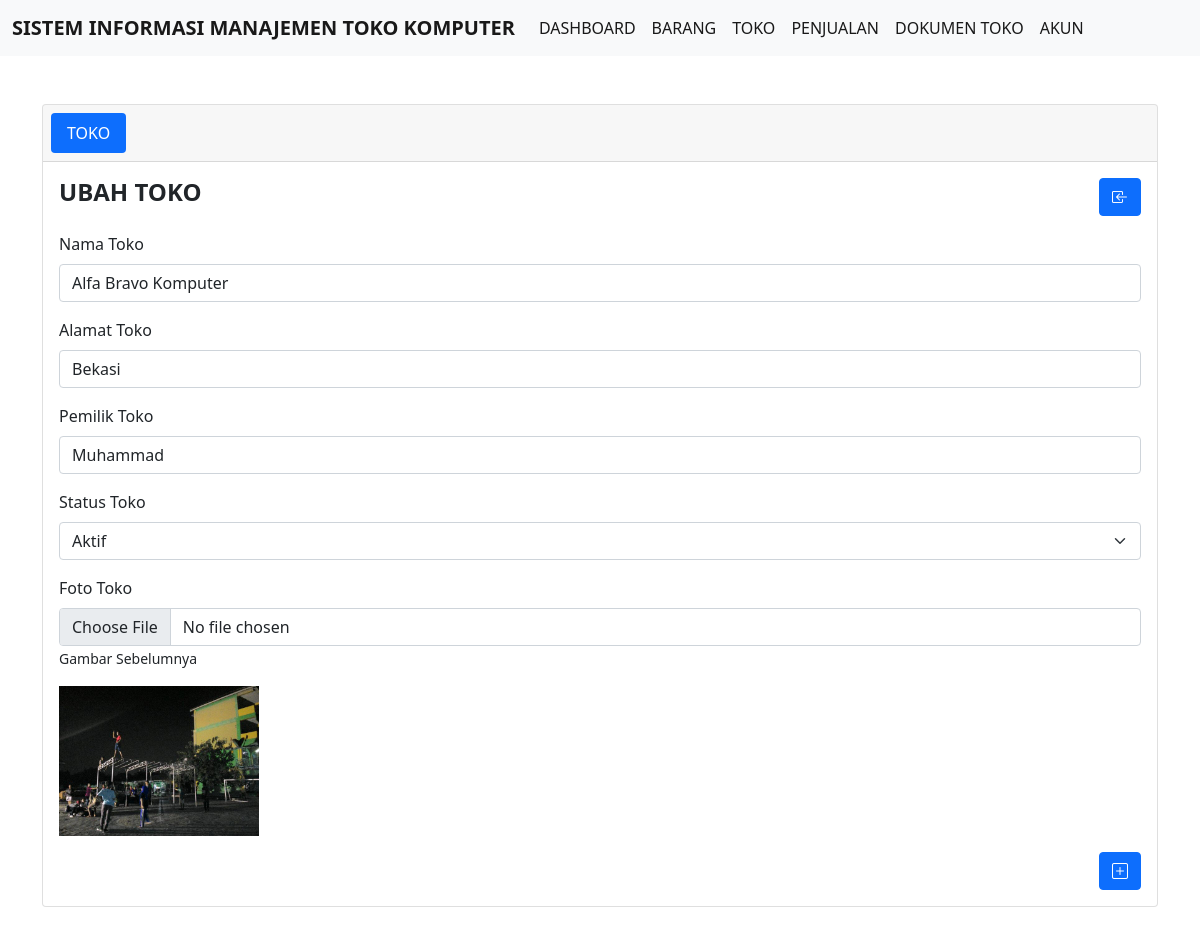
Screenshot of /ubah_toko.php?id_toko=37 with the database file from the repository.
### tables this page shows
CREATE TABLE `tb_toko` (
  `id_toko` int(11) NOT NULL,
  `nama_toko` varchar(20) NOT NULL,
  `alamat_toko` varchar(20) NOT NULL,
  `pemilik_toko` varchar(20) NOT NULL,
  `status_toko` varchar(20) NOT NULL,
  `foto_toko` varchar(20) NOT NULL
);

### config/controller.php (called while the page is built, shortened)
<?php
function select($query)
{
    global $db;
    $result = mysqli_query($db, $query);
    $rows = [];
    while ($row = mysqli_fetch_assoc($result)) {
        $rows[] = $row;
    }
    return $rows;
}

### ubah_toko.php (the view, shortened to what this page needs)
<?php
include 'layout/header.php';
$id_toko = (int)$_GET['id_toko'];
$data_toko = select("SELECT * FROM tb_toko WHERE id_toko = $id_toko")[0];
?>
<div class="container">
    <div class="card mt-5 mb-5">
        <div class="card-header">
            <ul class="nav nav-pills card-header-pills">
                <li class="nav-item">
                    <a class="nav-link active" href="data_toko.php">TOKO</a>
                </li>
            </ul>
        </div>
        <div class="card-body">
            <div class="row mb-3">
                <div class="col">
                    <h4><b>UBAH TOKO</b></h4>
                </div>
                <div class="col">
                    <a href="index.php" class="btn btn-primary" style="float : right;"><i class="bi bi-box-arrow-in-left"></i></a>
                </div>
            </div>
            <form action="" method="POST" enctype="multipart/form-data">
                <div class="mb-3 mt-2">
                    <label for="nama_toko" class="form-label">Nama Toko</label>
                    <input type="text" class="form-control" id="nama_toko" name="nama_toko" required value="<?= $data_toko['nama_toko']; ?>">
                </div>
                <div class="mb-3">
                    <label for="alamat_toko" class="form-label">Alamat Toko</label>
                    <input type="text" class="form-control" id="alamat_toko" name="alamat_toko" required value="<?= $data_toko['alamat_toko']; ?>">
                </div>
                <div class="mb-3 mt-2">
                    <label for="pemilik_toko" class="form-label">Pemilik Toko</label>
                    <input type="text" class="form-control" id="pemilik_toko" name="pemilik_toko" required value="<?= $data_toko['pemilik_toko']; ?>">
                </div>
                <div class="mb-3 mt-2">
                    <label for="status_toko" class="form-label">Status Toko</label>
                    <select class="form-select" id="status_toko" name="status_toko" required>
                        <option value="Aktif" <?= $data_toko == 'Aktif' ? 'selected' : null ?>>Aktif</option>
                    </select>
                </div>
                <div class="mb-3 mt-2">
                    <label for="foto_toko" class="form-label">Foto Toko</label>
                    <input type="file" class="form-control" id="foto_toko" name="foto_toko">
                    <p><small>Gambar Sebelumnya</small></p>
                    <img src="assets/foto-toko/<?= $data_toko['foto_toko']; ?>" alt="" width="200px">
                </div>
                <button type="submit" name="ubah" class="btn btn-primary" style="float : right;"><i class="bi bi-plus-square"></i></button>
            </form>
        </div>
    </div>
</div>
<?php
include 'layout/footer.php';
?>

### rows the page displays
tb_toko: nama_toko "Alfa Bravo Komputer", alamat_toko "Bekasi", pemilik_toko "Muhammad", foto_toko (picture)
